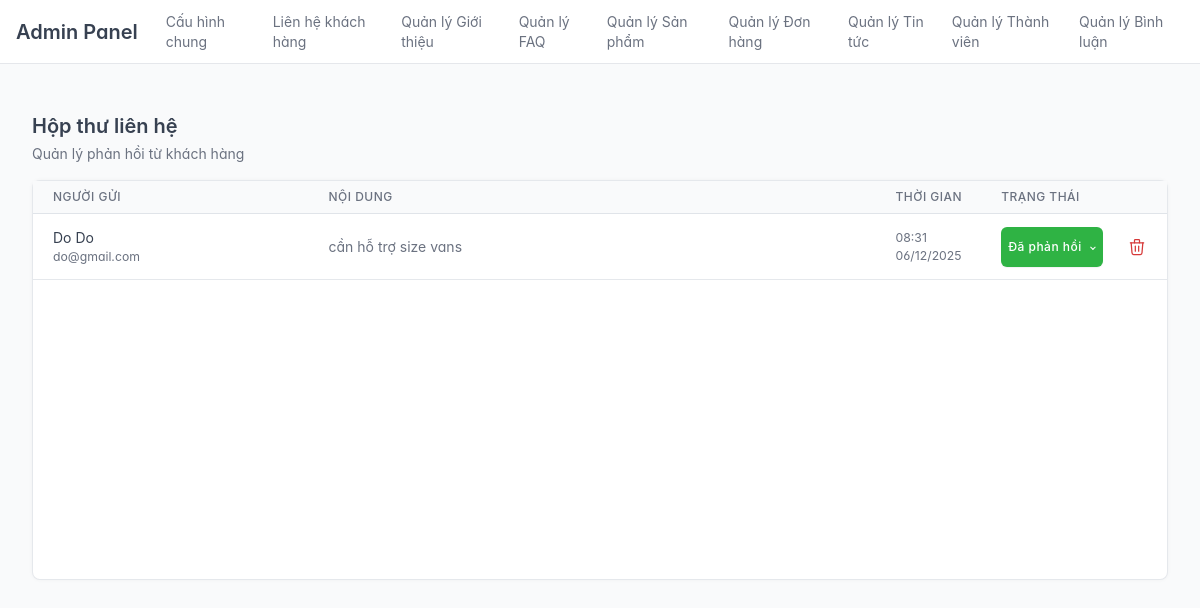
/public/index.php?url=admin/contact/list (signed in), run on the app's committed database.
### tables this page shows
CREATE TABLE `contacts` (
  `id` int(11) NOT NULL,
  `name` varchar(100) NOT NULL,
  `email` varchar(100) NOT NULL,
  `message` text NOT NULL,
  `status` enum('unread','read','replied') NOT NULL DEFAULT 'unread',
  `submitted_at` timestamp NOT NULL DEFAULT current_timestamp(),
  `created_at` timestamp NOT NULL DEFAULT current_timestamp()
);

### app/libraries/Database.php (called while the page is built, shortened)
<?php
class Database
{
    private $host = DB_HOST;
    private $user = DB_USER;
    private $pass = DB_PASS;
    private $dbname = DB_NAME;
    private $dbh;
    private $stmt;
    public function __construct()
    {
        $dsn = 'mysql:host=' . $this->host . ';dbname=' . $this->dbname . ';charset=utf8';
        $options = [
            PDO::ATTR_PERSISTENT => true,
            PDO::ATTR_ERRMODE => PDO::ERRMODE_EXCEPTION,
            PDO::ATTR_DEFAULT_FETCH_MODE => PDO::FETCH_OBJ,
            PDO::ATTR_EMULATE_PREPARES => false,
        ];
        try
        {
            $this->dbh = new PDO($dsn, $this->user, $this->pass, $options);
        }
        catch (PDOException $e)
        {
            $this->error = $e->getMessage();
            echo $this->error;
        }
    }
    public function query($sql)
    {
        $this->stmt = $this->dbh->prepare($sql);
    }
    public function execute()
    {
        return $this->stmt->execute();
    }
    public function resultSet()
    {
        $this->execute();
        return $this->stmt->fetchAll();
    }
}

### app/models/Contact.php (called while the page is built, shortened)
<?php
class Contact {
    private $db;
    public function __construct() {
        $this->db = new Database;
    }
    public function all() {
        $this->db->query("SELECT * FROM contacts ORDER BY created_at DESC");
        return $this->db->resultSet();
    }
}

### app/views/admin/contacts/list.php (the view, shortened to what this page needs)
<div class="container-xl">
    <div class="page-header d-print-none">
        <div class="row align-items-center">
            <div class="col">
                <h2 class="page-title">Hộp thư liên hệ</h2>
                <div class="text-muted mt-1">Quản lý phản hồi từ khách hàng</div>
            </div>
        </div>
    </div>
    <div class="card mt-3" style="min-height: 400px;">
        <table class="table table-vcenter card-table table-hover">
            <thead>
                <tr>
                    <th class="w-25">Người gửi</th>
                    <th class="w-50">Nội dung</th>
                    <th>Thời gian</th>
                    <th>Trạng thái</th>
                    <th class="w-1"></th>
                </tr>
            </thead>
            <tbody>
                <?php if (!empty($contacts)): ?>
                    <?php foreach($contacts as $row): ?>
                        <?php
                            $row = (object)$row;
                            $status = $row->status ?? 'unread';
                            $statusLabel = 'Chưa đọc';
                            $statusColor = 'bg-warning';
                            if ($status == 'read' || $status == 1) {
                                $statusLabel = 'Đã xem';
                                $statusColor = 'bg-blue';
                                $status = 'read';
                            } elseif ($status == 'replied') {
                                $statusLabel = 'Đã phản hồi';
                                $statusColor = 'bg-success';
                            }
                        ?>
                    <tr>
                        <td>
                            <div class="font-weight-medium"><?php echo htmlspecialchars($row->name); ?></div>
                            <div class="text-muted small text-truncate"><?php echo htmlspecialchars($row->email); ?></div>
                        </td>
                        <td>
                            <div class="text-muted text-truncate" style="max-width: 400px;" title="<?php echo htmlspecialchars($row->message); ?>">
                                <?php echo htmlspecialchars($row->message); ?>
                            </div>
                        </td>
                        <td class="text-muted small">
                            <?php echo isset($row->created_at) ? date('H:i d/m/Y', strtotime($row->created_at)) : ''; ?>
                        </td>
                        <td style="overflow: visible;">
                            <div class="dropdown">
                                <button class="btn badge <?php echo $statusColor; ?> text-white dropdown-toggle align-text-top"
                                        type="button"
                                        data-bs-toggle="dropdown"
                                        aria-expanded="false"
                                        data-bs-boundary="viewport"> <?php echo $statusLabel; ?>
                                </button>
                            </div>
                        </td>
                        <td>
                            <a href="<?= URLROOT ?>/public/index.php?url=admin/contact/delete&id=<?php echo $row->id; ?>"
                               class="text-danger"
                               onclick="return confirm('Bạn có chắc muốn xóa liên hệ này?');"
                               title="Xóa">
                            </a>
                        </td>
                    </tr>
                    <?php endforeach; ?>
                <?php else: ?>
                    <tr><td colspan="5" class="text-center py-5 text-muted">Không có liên hệ nào</td></tr>
                <?php endif; ?>
            </tbody>
        </table>
    </div>
</div>

### data on the page
contacts: name "Do Do", email "do@gmail.com", message "cần hỗ trợ size vans", created_at "08:31 06/12/2025", status "Đã phản hồi"
